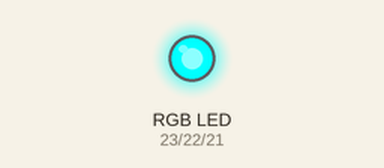
This sketch was run on a simulated ESP32. On the bench: an RGB LED mixed from three pins (HIGH = lit).

Above: at 0.5 s.
At 2.5 s:
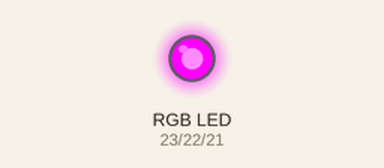
At 4.5 s:
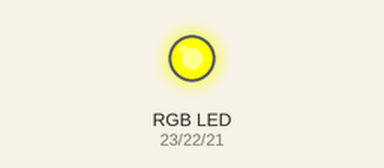
At 5.5 s:
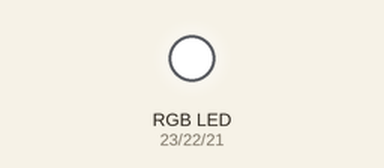
Timing chart, 0 to 7.8 s (numbered marks = the images above):
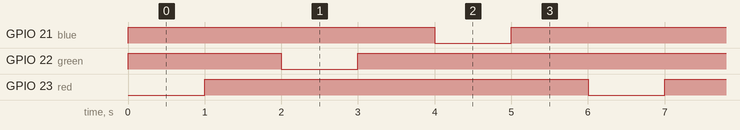

Measured:
- by itself, GPIO 21 (blue), GPIO 22 (green), GPIO 23 (red): alternates HIGH for 5.0 s and LOW for 1.0 s
- by itself, everything shown: repeats every 6.0 s, in 6 steps

The sketch:

led_rgb_dinamico_arduino_esp32.ino
```cpp
// pines de las componentes del LED
int red = 23;
int green = 22;
int blue = 21;
void setup() {
  // iniciilaizar los pines de salida.
  pinMode(red, OUTPUT);
  pinMode(green, OUTPUT);
  pinMode(blue, OUTPUT);
  digitalWrite(red, HIGH);
  digitalWrite(green, HIGH);
  digitalWrite(blue, HIGH);
}
void loop() {
  digitalWrite(red, LOW);  // apaga componente red
  delay(1000);             // espera 1 s
  digitalWrite(red, HIGH); // prende componente red
  delay(1000);
  digitalWrite(green, LOW);
  delay(1000);
  digitalWrite(green, HIGH);
  delay(1000);
  digitalWrite(blue, LOW);
  delay(1000);
  digitalWrite(blue, HIGH);
  delay(1000);
}
```
